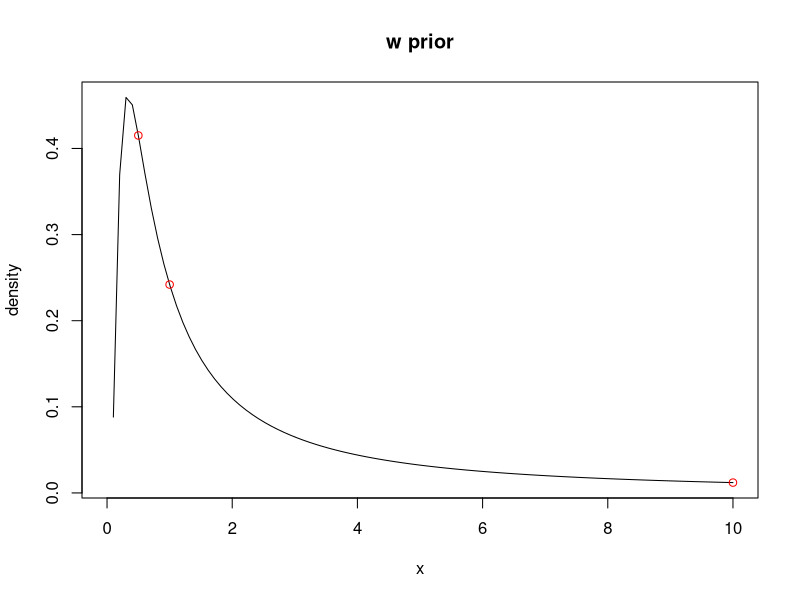
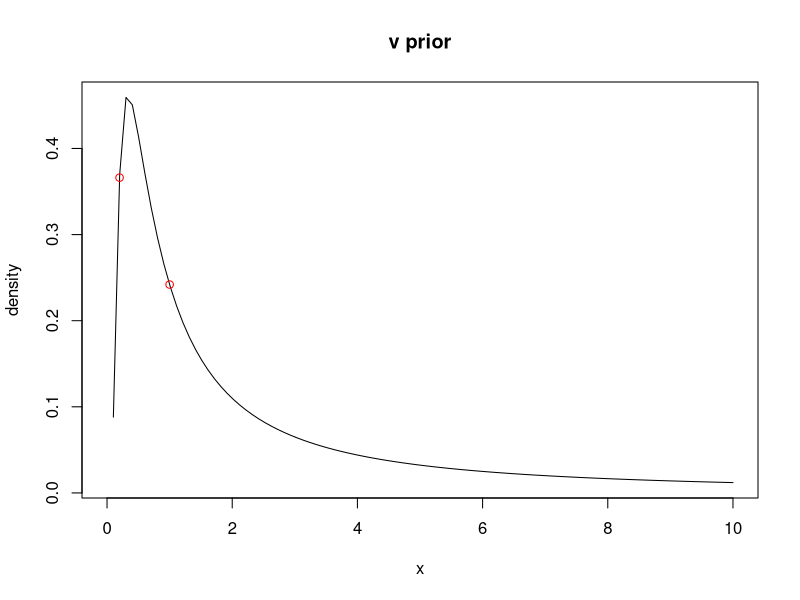
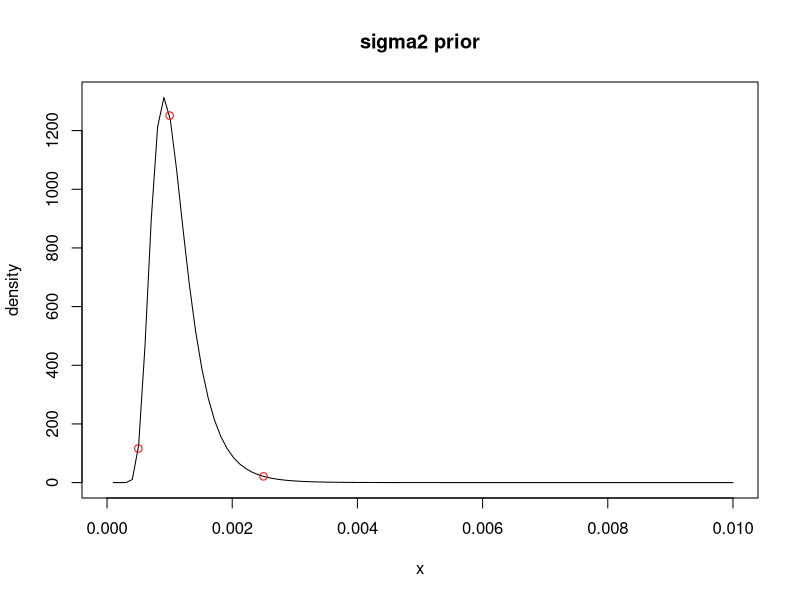

These figures' R source, in order:
library('MCMCpack')
x = seq(0,10,length.out = 100)
density<-dinvgamma(x,0.5,0.5)
 plot(x,density,type='l')
 pp_x = c(1,0.5,10)
 pp_y = dinvgamma(pp_x,0.5,0.5)
 points(pp_x,pp_y,col="red")
 title("w prior")
 
 x = seq(0,10,length.out = 100)
 density<- dinvgamma(x,0.5,0.5)
plot(x,density,type='l') 
v_x = c(0.2,1)
v_y = dinvgamma(v_x,0.5,0.5)
points(v_x,v_y,col="red")
title("v prior")

x = seq(0,0.01,length.out = 100)
density<-  dinvgamma(x,10,0.01)
plot(x,density,type='l') 
s_x = c(0.0025,0.001,0.0005)
s_y = dinvgamma(s_x,10,0.01)
points(s_x,s_y,col="red")
title("sigma2 prior")
